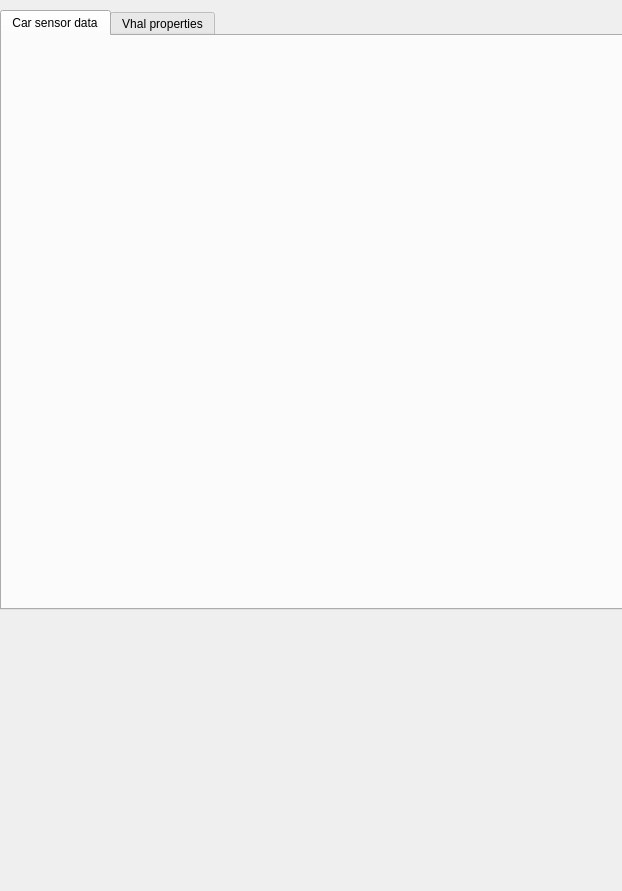
<?xml version="1.0" encoding="UTF-8"?>
<ui version="4.0">
 <class>CarDataPage</class>
 <widget class="QWidget" name="CarDataPage">
  <property name="geometry">
   <rect>
    <x>0</x>
    <y>0</y>
    <width>622</width>
    <height>891</height>
   </rect>
  </property>
  <property name="windowTitle">
   <string>Form</string>
  </property>
  <widget class="QTabWidget" name="tabWidget">
   <property name="geometry">
    <rect>
     <x>0</x>
     <y>10</y>
     <width>630</width>
     <height>600</height>
    </rect>
   </property>
   <property name="styleSheet">
    <string notr="true"/>
   </property>
   <property name="currentIndex">
    <number>0</number>
   </property>
   <!-- Car Sensor Tab -->
   <widget class="CarSensorData" name="tab_sensor">
    <attribute name="title">
     <string>Car sensor data</string>
    </attribute>
   </widget>
   <!-- Car Property Table Tab -->
   <widget class="VhalTable" name="vhal_table">
    <attribute name="title">
     <string>Vhal properties</string>
    </attribute>
   </widget>
  </widget>
  <!-- Add more tabs here -->
 </widget>
 <customwidgets>
  <customwidget>
   <class>CarSensorData</class>
   <extends>QWidget</extends>
   <header>android/skin/qt/extended-pages/car-data-emulation/car-sensor-data.h</header>
  </customwidget>
  <customwidget>
   <class>VhalTable</class>
   <extends>QWidget</extends>
   <header>android/skin/qt/extended-pages/car-data-emulation/vhal-table.h</header>
  </customwidget>
 </customwidgets>
 <resources/>
 <connections/>
</ui>
